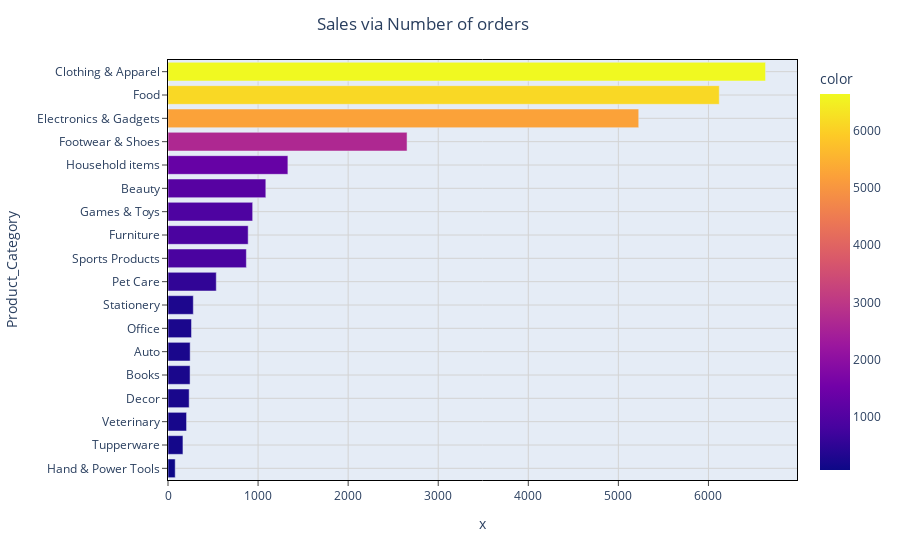

This figure's notebook cell:
### Code cell
# lets take a look at the orders via category
fig=px.bar(ord,y=ord.index,x=ord.values,color=ord.values)
fig.update_layout(height=800,title="Sales via Number of orders",title_x=0.47)
fig.update_xaxes(
    mirror=True,
    ticks='outside',
    showline=True,
    linecolor='black',
    gridcolor='lightgrey'
)
fig.update_yaxes(
    mirror=True,
    ticks='outside',
    showline=True,
    linecolor='black',
    gridcolor='lightgrey'
)
fig.show()

### Figure 1 — Plotly figure (JSON) as saved in the notebook; plotly's stock layout.template omitted (floating-point values rounded to 4 significant figures)
{"data": [{"alignmentgroup": "True", "hovertemplate": "x=%{x}<br>Product_Category=%{y}<br>color=%{marker.color}<extra></extra>", "legendgroup": "", "marker": {"color": [80, 166, 206, 235, 245, 246, 261, 281, 536, 870, 890, 940, 1086, 1331, 2654, 5226, 6120, 6634], "coloraxis": "coloraxis", "pattern": {"shape": ""}}, "name": "", "offsetgroup": "", "orientation": "h", "showlegend": false, "textposition": "auto", "type": "bar", "x": [80, 166, 206, 235, 245, 246, 261, 281, 536, 870, 890, 940, 1086, 1331, 2654, 5226, 6120, 6634], "xaxis": "x", "y": ["Hand & Power Tools", "Tupperware", "Veterinary", "Decor", "Books", "Auto", "Office", "Stationery", "Pet Care", "Sports Products", "Furniture", "Games & Toys", "Beauty", "Household items", "Footwear & Shoes", "Electronics & Gadgets", "Food", "Clothing & Apparel"], "yaxis": "y"}], "layout": {"autosize": true, "barmode": "relative", "coloraxis": {"colorbar": {"title": {"text": "color"}}, "colorscale": [[0, "#0d0887"], [0.1111, "#46039f"], [0.2222, "#7201a8"], [0.3333, "#9c179e"], [0.4444, "#bd3786"], [0.5556, "#d8576b"], [0.6667, "#ed7953"], [0.7778, "#fb9f3a"], [0.8889, "#fdca26"], [1, "#f0f921"]]}, "legend": {"tracegroupgap": 0}, "margin": {"t": 60}, "title": {"text": "Sales via Number of orders", "x": 0.47}, "xaxis": {"anchor": "y", "autorange": true, "domain": [0, 1], "gridcolor": "lightgrey", "linecolor": "black", "mirror": true, "range": [0, 6983.0], "showline": true, "ticks": "outside", "title": {"text": "x"}, "type": "linear"}, "yaxis": {"anchor": "x", "autorange": true, "domain": [0, 1], "gridcolor": "lightgrey", "linecolor": "black", "mirror": true, "range": [-0.5, 17.5], "showline": true, "ticks": "outside", "title": {"text": "Product_Category"}, "type": "category"}}}
